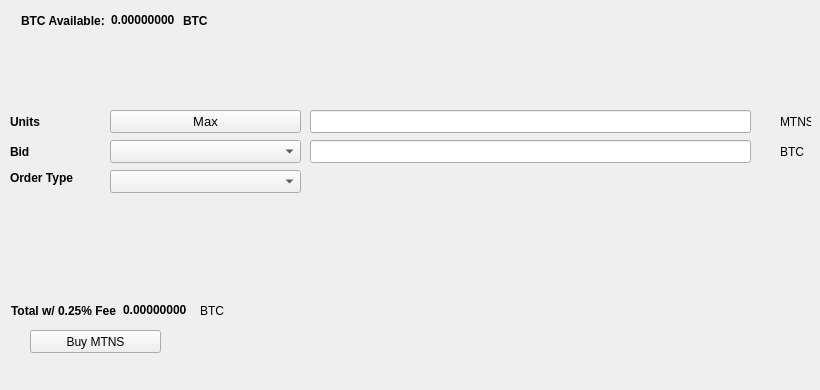
   <widget class="QWidget" name="BuyTab">
    <attribute name="title">
     <string>Buy</string>
    </attribute>
    <widget class="QPushButton" name="BuyMTNS">
     <property name="geometry">
      <rect>
       <x>30</x>
       <y>330</y>
       <width>131</width>
       <height>23</height>
      </rect>
     </property>
     <property name="text">
      <string>Buy MTNS</string>
     </property>
     <property name="icon">
      <iconset resource="../omotenashicoin.qrc">
       <normaloff>:/icons/bitcoin</normaloff>:/icons/bitcoin</iconset>
     </property>
    </widget>
    <widget class="QLabel" name="label_3">
     <property name="geometry">
      <rect>
       <x>10</x>
       <y>110</y>
       <width>46</width>
       <height>23</height>
      </rect>
     </property>
     <property name="font">
      <font>
       <weight>75</weight>
       <bold>true</bold>
      </font>
     </property>
     <property name="text">
      <string>Units</string>
     </property>
    </widget>
    <widget class="QLineEdit" name="UnitsInput">
     <property name="geometry">
      <rect>
       <x>310</x>
       <y>110</y>
       <width>441</width>
       <height>23</height>
      </rect>
     </property>
     <property name="font">
      <font>
       <pointsize>9</pointsize>
       <weight>75</weight>
       <bold>true</bold>
      </font>
     </property>
    </widget>
    <widget class="QLineEdit" name="BuyBidPriceEdit">
     <property name="geometry">
      <rect>
       <x>310</x>
       <y>140</y>
       <width>441</width>
       <height>23</height>
      </rect>
     </property>
     <property name="font">
      <font>
       <pointsize>9</pointsize>
       <weight>75</weight>
       <bold>true</bold>
      </font>
     </property>
    </widget>
    <widget class="QLabel" name="label_4">
     <property name="geometry">
      <rect>
       <x>780</x>
       <y>110</y>
       <width>31</width>
       <height>23</height>
      </rect>
     </property>
     <property name="text">
      <string>MTNS</string>
     </property>
    </widget>
    <widget class="QLabel" name="label_5">
     <property name="geometry">
      <rect>
       <x>780</x>
       <y>140</y>
       <width>31</width>
       <height>23</height>
      </rect>
     </property>
     <property name="text">
      <string>BTC</string>
     </property>
    </widget>
    <widget class="QLabel" name="label_6">
     <property name="geometry">
      <rect>
       <x>10</x>
       <y>140</y>
       <width>46</width>
       <height>23</height>
      </rect>
     </property>
     <property name="font">
      <font>
       <weight>75</weight>
       <bold>true</bold>
      </font>
     </property>
     <property name="text">
      <string>Bid</string>
     </property>
    </widget>
    <widget class="QLabel" name="label_7">
     <property name="geometry">
      <rect>
       <x>10</x>
       <y>170</y>
       <width>91</width>
       <height>16</height>
      </rect>
     </property>
     <property name="font">
      <font>
       <weight>75</weight>
       <bold>true</bold>
      </font>
     </property>
     <property name="text">
      <string>Order Type</string>
     </property>
    </widget>
    <widget class="QPushButton" name="Buy_Max_Amount">
     <property name="geometry">
      <rect>
       <x>110</x>
       <y>110</y>
       <width>191</width>
       <height>23</height>
      </rect>
     </property>
     <property name="font">
      <font>
       <pointsize>10</pointsize>
      </font>
     </property>
     <property name="text">
      <string>Max</string>
     </property>
    </widget>
    <widget class="QComboBox" name="BuyBidcomboBox">
     <property name="geometry">
      <rect>
       <x>110</x>
       <y>140</y>
       <width>191</width>
       <height>23</height>
      </rect>
     </property>
     <property name="font">
      <font>
       <pointsize>10</pointsize>
      </font>
     </property>
    </widget>
    <widget class="QComboBox" name="buyOrdertypeCombo">
     <property name="geometry">
      <rect>
       <x>110</x>
       <y>170</y>
       <width>191</width>
       <height>23</height>
      </rect>
     </property>
     <property name="font">
      <font>
       <pointsize>10</pointsize>
      </font>
     </property>
    </widget>
    <widget class="QWidget" name="layoutWidget1">
     <property name="geometry">
      <rect>
       <x>21</x>
       <y>11</y>
       <width>227</width>
       <height>19</height>
      </rect>
     </property>
     <layout class="QHBoxLayout" name="horizontalLayout_3">
      <item>
       <widget class="QLabel" name="label232">
        <property name="font">
         <font>
          <weight>75</weight>
          <bold>true</bold>
         </font>
        </property>
        <property name="text">
         <string>BTC Available:</string>
        </property>
       </widget>
      </item>
      <item>
       <widget class="QLabel" name="BtcAvailableLbl">
        <property name="palette">
         <palette>
          <active>
           <colorrole role="WindowText">
            <brush brushstyle="SolidPattern">
             <color alpha="255">
              <red>0</red>
              <green>0</green>
              <blue>0</blue>
             </color>
            </brush>
           </colorrole>
           <colorrole role="Button">
            <brush brushstyle="SolidPattern">
             <color alpha="255">
              <red>0</red>
              <green>170</green>
              <blue>0</blue>
             </color>
            </brush>
           </colorrole>
           <colorrole role="Light">
            <brush brushstyle="SolidPattern">
             <color alpha="255">
              <red>0</red>
              <green>255</green>
              <blue>0</blue>
             </color>
            </brush>
           </colorrole>
           <colorrole role="Midlight">
            <brush brushstyle="SolidPattern">
             <color alpha="255">
              <red>0</red>
              <green>212</green>
              <blue>0</blue>
             </color>
            </brush>
           </colorrole>
           <colorrole role="Dark">
            <brush brushstyle="SolidPattern">
             <color alpha="255">
              <red>0</red>
              <green>85</green>
              <blue>0</blue>
             </color>
            </brush>
           </colorrole>
           <colorrole role="Mid">
            <brush brushstyle="SolidPattern">
             <color alpha="255">
              <red>0</red>
              <green>113</green>
              <blue>0</blue>
             </color>
            </brush>
           </colorrole>
           <colorrole role="Text">
            <brush brushstyle="SolidPattern">
             <color alpha="255">
              <red>0</red>
              <green>170</green>
              <blue>0</blue>
             </color>
            </brush>
           </colorrole>
           <colorrole role="BrightText">
            <brush brushstyle="SolidPattern">
             <color alpha="255">
              <red>255</red>
              <green>255</green>
              <blue>255</blue>
             </color>
            </brush>
           </colorrole>
           <colorrole role="ButtonText">
            <brush brushstyle="SolidPattern">
             <color alpha="255">
              <red>0</red>
              <green>0</green>
              <blue>0</blue>
             </color>
            </brush>
           </colorrole>
           <colorrole role="Base">
            <brush brushstyle="SolidPattern">
             <color alpha="255">
              <red>255</red>
              <green>255</green>
              <blue>255</blue>
             </color>
            </brush>
           </colorrole>
           <colorrole role="Window">
            <brush brushstyle="SolidPattern">
             <color alpha="255">
              <red>0</red>
              <green>170</green>
              <blue>0</blue>
             </color>
            </brush>
           </colorrole>
           <colorrole role="Shadow">
            <brush brushstyle="SolidPattern">
             <color alpha="255">
              <red>0</red>
              <green>0</green>
              <blue>0</blue>
             </color>
            </brush>
           </colorrole>
           <colorrole role="AlternateBase">
            <brush brushstyle="SolidPattern">
             <color alpha="255">
              <red>127</red>
              <green>212</green>
              <blue>127</blue>
             </color>
            </brush>
           </colorrole>
           <colorrole role="ToolTipBase">
            <brush brushstyle="SolidPattern">
             <color alpha="255">
              <red>255</red>
              <green>255</green>
              <blue>220</blue>
             </color>
            </brush>
           </colorrole>
           <colorrole role="ToolTipText">
            <brush brushstyle="SolidPattern">
             <color alpha="255">
              <red>0</red>
              <green>0</green>
              <blue>0</blue>
             </color>
            </brush>
           </colorrole>
          </active>
          <inactive>
           <colorrole role="WindowText">
            <brush brushstyle="SolidPattern">
             <color alpha="255">
              <red>0</red>
              <green>0</green>
              <blue>0</blue>
             </color>
            </brush>
           </colorrole>
           <colorrole role="Button">
            <brush brushstyle="SolidPattern">
             <color alpha="255">
              <red>0</red>
              <green>170</green>
              <blue>0</blue>
             </color>
            </brush>
           </colorrole>
           <colorrole role="Light">
            <brush brushstyle="SolidPattern">
             <color alpha="255">
              <red>0</red>
              <green>255</green>
              <blue>0</blue>
             </color>
            </brush>
           </colorrole>
           <colorrole role="Midlight">
            <brush brushstyle="SolidPattern">
             <color alpha="255">
              <red>0</red>
              <green>212</green>
              <blue>0</blue>
             </color>
            </brush>
           </colorrole>
           <colorrole role="Dark">
            <brush brushstyle="SolidPattern">
             <color alpha="255">
              <red>0</red>
              <green>85</green>
              <blue>0</blue>
             </color>
            </brush>
           </colorrole>
           <colorrole role="Mid">
            <brush brushstyle="SolidPattern">
             <color alpha="255">
              <red>0</red>
              <green>113</green>
              <blue>0</blue>
             </color>
            </brush>
           </colorrole>
           <colorrole role="Text">
            <brush brushstyle="SolidPattern">
             <color alpha="255">
              <red>0</red>
              <green>170</green>
              <blue>0</blue>
             </color>
            </brush>
           </colorrole>
           <colorrole role="BrightText">
            <brush brushstyle="SolidPattern">
             <color alpha="255">
              <red>255</red>
              <green>255</green>
              <blue>255</blue>
             </color>
            </brush>
           </colorrole>
           <colorrole role="ButtonText">
            <brush brushstyle="SolidPattern">
             <color alpha="255">
              <red>0</red>
              <green>0</green>
              <blue>0</blue>
             </color>
            </brush>
           </colorrole>
           <colorrole role="Base">
            <brush brushstyle="SolidPattern">
             <color alpha="255">
              <red>255</red>
              <green>255</green>
              <blue>255</blue>
             </color>
            </brush>
           </colorrole>
           <colorrole role="Window">
            <brush brushstyle="SolidPattern">
             <color alpha="255">
              <red>0</red>
              <green>170</green>
              <blue>0</blue>
             </color>
            </brush>
           </colorrole>
           <colorrole role="Shadow">
            <brush brushstyle="SolidPattern">
             <color alpha="255">
              <red>0</red>
              <green>0</green>
              <blue>0</blue>
             </color>
            </brush>
           </colorrole>
           <colorrole role="AlternateBase">
            <brush brushstyle="SolidPattern">
             <color alpha="255">
              <red>127</red>
              <green>212</green>
              <blue>127</blue>
             </color>
            </brush>
           </colorrole>
           <colorrole role="ToolTipBase">
            <brush brushstyle="SolidPattern">
             <color alpha="255">
              <red>255</red>
              <green>255</green>
              <blue>220</blue>
             </color>
            </brush>
           </colorrole>
           <colorrole role="ToolTipText">
            <brush brushstyle="SolidPattern">
             <color alpha="255">
              <red>0</red>
              <green>0</green>
              <blue>0</blue>
             </color>
            </brush>
           </colorrole>
          </inactive>
          <disabled>
           <colorrole role="WindowText">
            <brush brushstyle="SolidPattern">
             <color alpha="255">
              <red>0</red>
              <green>85</green>
              <blue>0</blue>
             </color>
            </brush>
           </colorrole>
           <colorrole role="Button">
            <brush brushstyle="SolidPattern">
             <color alpha="255">
              <red>0</red>
              <green>170</green>
              <blue>0</blue>
             </color>
            </brush>
           </colorrole>
           <colorrole role="Light">
            <brush brushstyle="SolidPattern">
             <color alpha="255">
              <red>0</red>
              <green>255</green>
              <blue>0</blue>
             </color>
            </brush>
           </colorrole>
           <colorrole role="Midlight">
            <brush brushstyle="SolidPattern">
             <color alpha="255">
              <red>0</red>
              <green>212</green>
              <blue>0</blue>
             </color>
            </brush>
           </colorrole>
           <colorrole role="Dark">
            <brush brushstyle="SolidPattern">
             <color alpha="255">
              <red>0</red>
              <green>85</green>
              <blue>0</blue>
             </color>
            </brush>
           </colorrole>
           <colorrole role="Mid">
            <brush brushstyle="SolidPattern">
             <color alpha="255">
              <red>0</red>
              <green>113</green>
              <blue>0</blue>
             </color>
            </brush>
           </colorrole>
           <colorrole role="Text">
            <brush brushstyle="SolidPattern">
             <color alpha="255">
              <red>0</red>
              <green>85</green>
              <blue>0</blue>
             </color>
            </brush>
           </colorrole>
           <colorrole role="BrightText">
            <brush brushstyle="SolidPattern">
             <color alpha="255">
              <red>255</red>
              <green>255</green>
              <blue>255</blue>
             </color>
            </brush>
           </colorrole>
           <colorrole role="ButtonText">
            <brush brushstyle="SolidPattern">
             <color alpha="255">
              <red>0</red>
              <green>85</green>
              <blue>0</blue>
             </color>
            </brush>
           </colorrole>
           <colorrole role="Base">
            <brush brushstyle="SolidPattern">
             <color alpha="255">
              <red>0</red>
              <green>170</green>
              <blue>0</blue>
             </color>
            </brush>
           </colorrole>
           <colorrole role="Window">
            <brush brushstyle="SolidPattern">
             <color alpha="255">
              <red>0</red>
              <green>170</green>
              <blue>0</blue>
             </color>
            </brush>
           </colorrole>
           <colorrole role="Shadow">
            <brush brushstyle="SolidPattern">
             <color alpha="255">
              <red>0</red>
              <green>0</green>
              <blue>0</blue>
             </color>
            </brush>
           </colorrole>
           <colorrole role="AlternateBase">
            <brush brushstyle="SolidPattern">
             <color alpha="255">
              <red>0</red>
              <green>170</green>
              <blue>0</blue>
             </color>
            </brush>
           </colorrole>
           <colorrole role="ToolTipBase">
            <brush brushstyle="SolidPattern">
             <color alpha="255">
              <red>255</red>
              <green>255</green>
              <blue>220</blue>
             </color>
            </brush>
           </colorrole>
           <colorrole role="ToolTipText">
            <brush brushstyle="SolidPattern">
             <color alpha="255">
              <red>0</red>
              <green>0</green>
              <blue>0</blue>
             </color>
            </brush>
           </colorrole>
          </disabled>
         </palette>
        </property>
        <property name="font">
         <font>
          <weight>75</weight>
          <bold>true</bold>
         </font>
        </property>
        <property name="text">
         <string>0.00000000</string>
        </property>
        <property name="textInteractionFlags">
         <set>Qt::LinksAccessibleByMouse|Qt::TextSelectableByKeyboard|Qt::TextSelectableByMouse</set>
        </property>
       </widget>
      </item>
      <item>
       <widget class="QLabel" name="BtcAvailableLbl_2">
        <property name="font">
         <font>
          <weight>75</weight>
          <bold>true</bold>
         </font>
        </property>
        <property name="text">
         <string>BTC</string>
        </property>
       </widget>
      </item>
     </layout>
    </widget>
    <widget class="QWidget" name="layoutWidge2">
     <property name="geometry">
      <rect>
       <x>11</x>
       <y>301</y>
       <width>259</width>
       <height>19</height>
      </rect>
     </property>
     <layout class="QHBoxLayout" name="horizontalLayout_4">
      <item>
       <widget class="QLabel" name="label_9">
        <property name="font">
         <font>
          <weight>75</weight>
          <bold>true</bold>
         </font>
        </property>
        <property name="text">
         <string>Total w/ 0.25% Fee</string>
        </property>
       </widget>
      </item>
      <item>
       <widget class="QLabel" name="BuyCostLabel">
        <property name="palette">
         <palette>
          <active>
           <colorrole role="WindowText">
            <brush brushstyle="SolidPattern">
             <color alpha="255">
              <red>0</red>
              <green>0</green>
              <blue>0</blue>
             </color>
            </brush>
           </colorrole>
           <colorrole role="Button">
            <brush brushstyle="SolidPattern">
             <color alpha="255">
              <red>0</red>
              <green>170</green>
              <blue>0</blue>
             </color>
            </brush>
           </colorrole>
           <colorrole role="Light">
            <brush brushstyle="SolidPattern">
             <color alpha="255">
              <red>0</red>
              <green>255</green>
              <blue>0</blue>
             </color>
            </brush>
           </colorrole>
           <colorrole role="Midlight">
            <brush brushstyle="SolidPattern">
             <color alpha="255">
              <red>0</red>
              <green>212</green>
              <blue>0</blue>
             </color>
            </brush>
           </colorrole>
           <colorrole role="Dark">
            <brush brushstyle="SolidPattern">
             <color alpha="255">
              <red>0</red>
              <green>85</green>
              <blue>0</blue>
             </color>
            </brush>
           </colorrole>
           <colorrole role="Mid">
            <brush brushstyle="SolidPattern">
             <color alpha="255">
              <red>0</red>
              <green>113</green>
              <blue>0</blue>
             </color>
            </brush>
           </colorrole>
           <colorrole role="Text">
            <brush brushstyle="SolidPattern">
             <color alpha="255">
              <red>0</red>
              <green>170</green>
              <blue>0</blue>
             </color>
            </brush>
           </colorrole>
           <colorrole role="BrightText">
            <brush brushstyle="SolidPattern">
             <color alpha="255">
              <red>255</red>
              <green>255</green>
              <blue>255</blue>
             </color>
            </brush>
           </colorrole>
           <colorrole role="ButtonText">
            <brush brushstyle="SolidPattern">
             <color alpha="255">
              <red>0</red>
              <green>0</green>
              <blue>0</blue>
             </color>
            </brush>
           </colorrole>
           <colorrole role="Base">
            <brush brushstyle="SolidPattern">
             <color alpha="255">
              <red>255</red>
              <green>255</green>
              <blue>255</blue>
             </color>
            </brush>
           </colorrole>
           <colorrole role="Window">
            <brush brushstyle="SolidPattern">
             <color alpha="255">
              <red>0</red>
              <green>170</green>
              <blue>0</blue>
             </color>
            </brush>
           </colorrole>
           <colorrole role="Shadow">
            <brush brushstyle="SolidPattern">
             <color alpha="255">
              <red>0</red>
              <green>0</green>
              <blue>0</blue>
             </color>
            </brush>
           </colorrole>
           <colorrole role="AlternateBase">
            <brush brushstyle="SolidPattern">
             <color alpha="255">
              <red>127</red>
              <green>212</green>
              <blue>127</blue>
             </color>
            </brush>
           </colorrole>
           <colorrole role="ToolTipBase">
            <brush brushstyle="SolidPattern">
             <color alpha="255">
              <red>255</red>
              <green>255</green>
              <blue>220</blue>
             </color>
            </brush>
           </colorrole>
           <colorrole role="ToolTipText">
            <brush brushstyle="SolidPattern">
             <color alpha="255">
              <red>0</red>
              <green>0</green>
              <blue>0</blue>
             </color>
            </brush>
           </colorrole>
          </active>
          <inactive>
           <colorrole role="WindowText">
            <brush brushstyle="SolidPattern">
             <color alpha="255">
              <red>0</red>
              <green>0</green>
              <blue>0</blue>
             </color>
            </brush>
           </colorrole>
           <colorrole role="Button">
            <brush brushstyle="SolidPattern">
             <color alpha="255">
              <red>0</red>
              <green>170</green>
              <blue>0</blue>
             </color>
            </brush>
           </colorrole>
           <colorrole role="Light">
            <brush brushstyle="SolidPattern">
             <color alpha="255">
              <red>0</red>
              <green>255</green>
              <blue>0</blue>
             </color>
            </brush>
           </colorrole>
           <colorrole role="Midlight">
            <brush brushstyle="SolidPattern">
             <color alpha="255">
              <red>0</red>
              <green>212</green>
              <blue>0</blue>
             </color>
            </brush>
           </colorrole>
           <colorrole role="Dark">
            <brush brushstyle="SolidPattern">
             <color alpha="255">
              <red>0</red>
              <green>85</green>
              <blue>0</blue>
             </color>
            </brush>
           </colorrole>
           <colorrole role="Mid">
            <brush brushstyle="SolidPattern">
             <color alpha="255">
              <red>0</red>
              <green>113</green>
              <blue>0</blue>
             </color>
            </brush>
           </colorrole>
           <colorrole role="Text">
            <brush brushstyle="SolidPattern">
             <color alpha="255">
              <red>0</red>
              <green>170</green>
              <blue>0</blue>
             </color>
            </brush>
           </colorrole>
           <colorrole role="BrightText">
            <brush brushstyle="SolidPattern">
             <color alpha="255">
              <red>255</red>
              <green>255</green>
              <blue>255</blue>
             </color>
            </brush>
           </colorrole>
           <colorrole role="ButtonText">
            <brush brushstyle="SolidPattern">
             <color alpha="255">
              <red>0</red>
              <green>0</green>
              <blue>0</blue>
             </color>
            </brush>
           </colorrole>
           <colorrole role="Base">
            <brush brushstyle="SolidPattern">
             <color alpha="255">
              <red>255</red>
              <green>255</green>
              <blue>255</blue>
             </color>
            </brush>
           </colorrole>
           <colorrole role="Window">
            <brush brushstyle="SolidPattern">
             <color alpha="255">
              <red>0</red>
              <green>170</green>
              <blue>0</blue>
             </color>
            </brush>
           </colorrole>
           <colorrole role="Shadow">
            <brush brushstyle="SolidPattern">
             <color alpha="255">
              <red>0</red>
              <green>0</green>
              <blue>0</blue>
             </color>
            </brush>
           </colorrole>
           <colorrole role="AlternateBase">
            <brush brushstyle="SolidPattern">
             <color alpha="255">
              <red>127</red>
              <green>212</green>
              <blue>127</blue>
             </color>
            </brush>
           </colorrole>
           <colorrole role="ToolTipBase">
            <brush brushstyle="SolidPattern">
             <color alpha="255">
              <red>255</red>
              <green>255</green>
              <blue>220</blue>
             </color>
            </brush>
           </colorrole>
           <colorrole role="ToolTipText">
            <brush brushstyle="SolidPattern">
             <color alpha="255">
              <red>0</red>
              <green>0</green>
              <blue>0</blue>
             </color>
            </brush>
           </colorrole>
          </inactive>
          <disabled>
           <colorrole role="WindowText">
            <brush brushstyle="SolidPattern">
             <color alpha="255">
              <red>0</red>
              <green>85</green>
              <blue>0</blue>
             </color>
            </brush>
           </colorrole>
           <colorrole role="Button">
            <brush brushstyle="SolidPattern">
             <color alpha="255">
              <red>0</red>
              <green>170</green>
              <blue>0</blue>
             </color>
            </brush>
           </colorrole>
           <colorrole role="Light">
            <brush brushstyle="SolidPattern">
             <color alpha="255">
              <red>0</red>
              <green>255</green>
              <blue>0</blue>
             </color>
            </brush>
           </colorrole>
           <colorrole role="Midlight">
            <brush brushstyle="SolidPattern">
             <color alpha="255">
              <red>0</red>
              <green>212</green>
              <blue>0</blue>
             </color>
            </brush>
           </colorrole>
           <colorrole role="Dark">
            <brush brushstyle="SolidPattern">
             <color alpha="255">
              <red>0</red>
              <green>85</green>
              <blue>0</blue>
             </color>
            </brush>
           </colorrole>
           <colorrole role="Mid">
            <brush brushstyle="SolidPattern">
             <color alpha="255">
              <red>0</red>
              <green>113</green>
              <blue>0</blue>
             </color>
            </brush>
           </colorrole>
           <colorrole role="Text">
            <brush brushstyle="SolidPattern">
             <color alpha="255">
              <red>0</red>
              <green>85</green>
              <blue>0</blue>
             </color>
            </brush>
           </colorrole>
           <colorrole role="BrightText">
            <brush brushstyle="SolidPattern">
             <color alpha="255">
              <red>255</red>
              <green>255</green>
              <blue>255</blue>
             </color>
            </brush>
           </colorrole>
           <colorrole role="ButtonText">
            <brush brushstyle="SolidPattern">
             <color alpha="255">
              <red>0</red>
              <green>85</green>
              <blue>0</blue>
             </color>
            </brush>
           </colorrole>
           <colorrole role="Base">
            <brush brushstyle="SolidPattern">
             <color alpha="255">
              <red>0</red>
              <green>170</green>
              <blue>0</blue>
             </color>
            </brush>
           </colorrole>
           <colorrole role="Window">
            <brush brushstyle="SolidPattern">
             <color alpha="255">
              <red>0</red>
              <green>170</green>
              <blue>0</blue>
             </color>
            </brush>
           </colorrole>
           <colorrole role="Shadow">
            <brush brushstyle="SolidPattern">
             <color alpha="255">
              <red>0</red>
              <green>0</green>
              <blue>0</blue>
             </color>
            </brush>
           </colorrole>
           <colorrole role="AlternateBase">
            <brush brushstyle="SolidPattern">
             <color alpha="255">
              <red>0</red>
              <green>170</green>
              <blue>0</blue>
             </color>
            </brush>
           </colorrole>
           <colorrole role="ToolTipBase">
            <brush brushstyle="SolidPattern">
             <color alpha="255">
              <red>255</red>
              <green>255</green>
              <blue>220</blue>
             </color>
            </brush>
           </colorrole>
           <colorrole role="ToolTipText">
            <brush brushstyle="SolidPattern">
             <color alpha="255">
              <red>0</red>
              <green>0</green>
              <blue>0</blue>
             </color>
            </brush>
           </colorrole>
          </disabled>
         </palette>
        </property>
        <property name="font">
         <font>
          <weight>75</weight>
          <bold>true</bold>
         </font>
        </property>
        <property name="autoFillBackground">
         <bool>false</bool>
        </property>
        <property name="text">
         <string>0.00000000</string>
        </property>
        <property name="textInteractionFlags">
         <set>Qt::LinksAccessibleByMouse|Qt::TextSelectableByMouse</set>
        </property>
       </widget>
      </item>
      <item>
       <widget class="QLabel" name="label_10">
        <property name="font">
         <font>
          <weight>50</weight>
          <bold>false</bold>
         </font>
        </property>
        <property name="text">
         <string>BTC</string>
        </property>
       </widget>
      </item>
     </layout>
    </widget>
    <widget class="QLabel" name="label_24">
     <property name="geometry">
      <rect>
       <x>460</x>
       <y>300</y>
       <width>281</width>
       <height>81</height>
      </rect>
     </property>
     <property name="text">
      <string/>
     </property>
     <property name="pixmap">
      <pixmap>:/images/bittrex</pixmap>
     </property>
    </widget>
   </widget>
